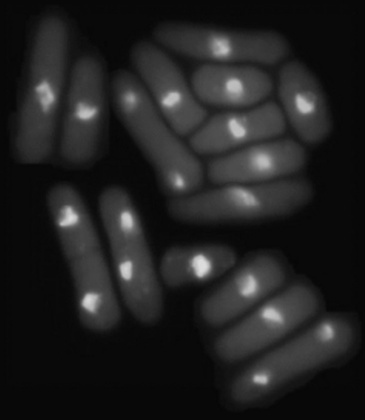
%> input picture tareaCorta3/imagenes/imagen3.jpg, 365 x 420 px, shrunk from 710 x 818 before the run
$ octave umbralldoble.m   (GNU Octave 9; MATLAB toolbox functions it lacks are replaced by stand-ins)
%> lines starting %> are read from the running program, lines starting %| are printed output that depends on the picture; in (x1, y1, x2, y2) boxes, pixels count from 0 and x2, y2 are one past the last pixel; in counts of white or black regions, pixels touching at a corner belong together; the program's own positions count from 1

clc;clear; close all;
pkg load image
function [T1, T2] = metodo_otsu_dos_umbrales(A)
    % Paso 0: Calcular el histograma
    [q, ~] = imhist(A);
    [m, n] = size(A);
    h = q / (m * n); % Histograma normalizado

    % Paso 1: Vector de sumas acumuladas (P)
    p = zeros(256, 1);
    for k = 0:255
        p(k + 1) = sum(h(1:k + 1));
    end

    % Paso 2: Vector de sumas acumuladas con peso (mv)
    mv = zeros(256, 1);
    aux = (0:255)' .* h;
    for k = 0:255
        mv(k + 1) = sum(aux(1:k + 1));
    end

    % Paso 3: Valor máximo de mv (mg)
    mg = mv(256);

    % Paso 4: Calcular la matriz de varianza (S)
    S = zeros(256, 256);
    for k1 = 1:256
        for k2 = k1+1:256
            P1 = p(k1);
            P2 = p(k2) - P1;
            P3 = 1 - p(k2);

            if P1 > 0 && P2 > 0 && P3 > 0
                m1 = mv(k1) / P1;
                m2 = (mv(k2) - mv(k1)) / P2;
                m3 = (mg - mv(k2)) / P3;

                S(k1, k2) = P1 * (m1 - mg)^2 + P2 * (m2 - mg)^2 + P3 * (m3 - mg)^2;
            end
        end
    end

    % Paso 5: Obtener los umbrales T1 y T2 que maximizan S(k1, k2)
    [~, idx] = max(S(:));
    [T1, T2] = ind2sub(size(S), idx);
    T1 = T1 - 1; % Ajuste a índice de umbral en el rango [0,255]
    T2 = T2 - 1;
end

A=imread('imagenes/imagen3.jpg');
%> A is the input picture: size 420x365x3 uint8; min 5, max 221, mean 33.1
[m,n]=size(A)
%> m = 420; n = 1095
[T1, T2] = metodo_otsu_dos_umbrales(A)
%> in metodo_otsu_dos_umbrales, `[q, ~] = imhist(A);`: q = 256 values, max 104976 at index 10, min 0 at index 1, mean 1796.5
%> in metodo_otsu_dos_umbrales, `h = q / (m * n);`: h = 256 values, max 0.228 at index 10, min 0 at index 1, mean 0.00391
%> after the loop in metodo_otsu_dos_umbrales, `for k = 0:255`: p = 256 values from 0 to 1
%> in metodo_otsu_dos_umbrales, `aux = (0:255)' .* h;`: aux = 256 values, max 2.05 at index 10, min 0 at index 1, mean 0.129
%> after the loop in metodo_otsu_dos_umbrales, `for k = 0:255`: mv = 256 values from 0 to 33.1
%> in metodo_otsu_dos_umbrales, `mg = mv(256);`: mg = 33.1
%> after the loop in metodo_otsu_dos_umbrales, `for k1 = 1:256`:
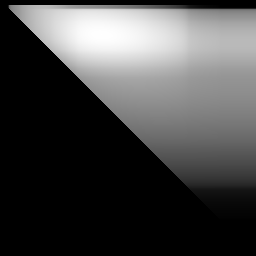
%> S: size 256x256 double; min 0, max 953, mean 262.2; drawn with min black and max white
%> after the loop in metodo_otsu_dos_umbrales, `for k1 = 1:256`: m1 = 33.09; m2 = 221; m3 = 0
%> in metodo_otsu_dos_umbrales, `[~, idx] = max(S(:));`: idx = 25891
%> in metodo_otsu_dos_umbrales, `[T1, T2] = ind2sub(size(S), idx);`: T1 = 35; T2 = 102
%> in metodo_otsu_dos_umbrales, `T1 = T1 - 1;`: T1 = 34
%> in metodo_otsu_dos_umbrales, `T2 = T2 - 1;`: T2 = 101
%> T1 = 34; T2 = 101
C=zeros(m,n);
C(A>T2)=1;
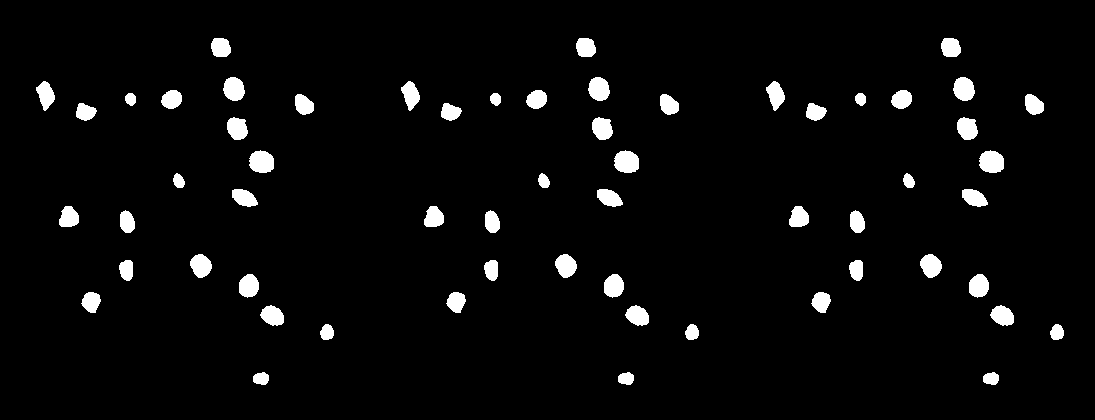
%> C: size 420x1095 double; values 0 (black) and 1 (white), 3.9% white; 60 white regions, largest, box (x1, y1, x2, y2) and area: (249, 150, 274, 173) 461, (614, 150, 639, 173) 461, (979, 150, 1004, 173) 461
C(and(T1<A,A<=T2))=0.5; %T1<A<=T2
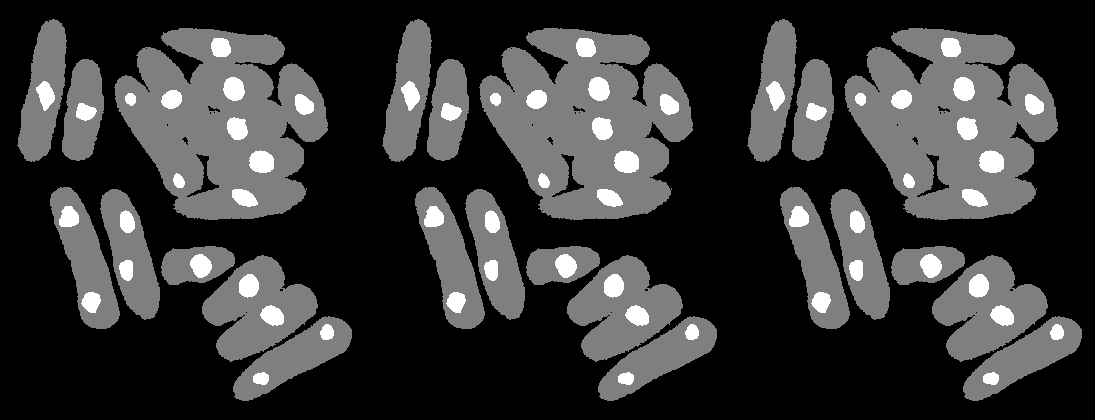
%> C: size 420x1095 double; min 0, max 1, mean 0.212
C(A<=T1)=0;
subplot(1,3,3)
imshow(C)
title('Imagen Umbral Compuesto')

$ run again, with tareaCorta3/imagenes/imagen1.jpg copied over tareaCorta3/imagenes/imagen3.jpg
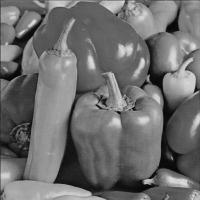
%> input picture tareaCorta3/imagenes/imagen1.jpg, 200 x 200 px
%> A is the input picture: size 200x200 uint8; min 0, max 227, mean 109.9
%> q = 256 values, max 606 at index 99, min 0 at index 226, mean 156.2
%> h = 256 values, max 0.0152 at index 99, min 0 at index 226, mean 0.00391
%> after the loop in metodo_otsu_dos_umbrales, `for k = 0:255`: p = 256 values from 0.0004 to 1
%> aux = 256 values, max 1.49 at index 100, min 0 at index 1, mean 0.429
%> after the loop in metodo_otsu_dos_umbrales, `for k = 0:255`: mv = 256 values from 0 to 109.9
%> mg = 109.9
%> after the loop in metodo_otsu_dos_umbrales, `for k1 = 1:256`:
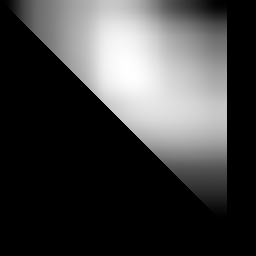
%> S: size 256x256 double; min 0, max 1674.8, mean 430.1; drawn with min black and max white
%> after the loop in metodo_otsu_dos_umbrales, `for k1 = 1:256`: m2 = 224; m3 = 227
%> idx = 32839
%> in metodo_otsu_dos_umbrales, `[T1, T2] = ind2sub(size(S), idx);`: T1 = 71; T2 = 129
%> in metodo_otsu_dos_umbrales, `T1 = T1 - 1;`: T1 = 70
%> in metodo_otsu_dos_umbrales, `T2 = T2 - 1;`: T2 = 128
%> `[T1, T2] = metodo_otsu_dos_umbrales(A)`: T1 = 70; T2 = 128
%> `C(and(T1<A,A<=T2))=0.5;`:
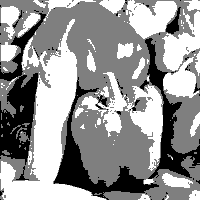
%> C: size 200x200 double; min 0, max 1, mean 0.59

$ run again, with tareaCorta3/imagenes/imagen5.jpg copied over tareaCorta3/imagenes/imagen3.jpg
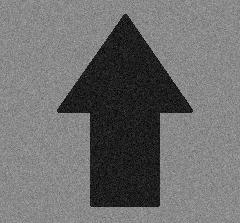
%> input picture tareaCorta3/imagenes/imagen5.jpg, 240 x 223 px
%> A is the input picture: size 223x240 uint8; min 0, max 194, mean 110
%> q = 256 values, max 1703 at index 138, min 0 at index 68, mean 209.1
%> h = 256 values, max 0.0318 at index 138, min 0 at index 68, mean 0.00391
%> after the loop in metodo_otsu_dos_umbrales, `for k = 0:255`: p = 256 values from 0.000841 to 1
%> aux = 256 values, max 4.36 at index 138, min 0 at index 1, mean 0.43
%> after the loop in metodo_otsu_dos_umbrales, `for k = 0:255`: mv = 256 values from 0 to 110
%> mg = 110
%> after the loop in metodo_otsu_dos_umbrales, `for k1 = 1:256`:
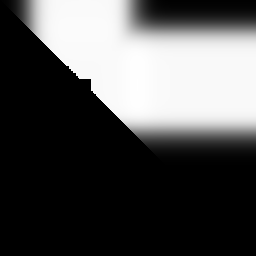
%> S: size 256x256 double; min 0, max 2254.6, mean 713.3; drawn with min black and max white
%> after the loop in metodo_otsu_dos_umbrales, `for k1 = 1:256`: m2 = 194; m3 = 0
%> idx = 35152
%> in metodo_otsu_dos_umbrales, `[T1, T2] = ind2sub(size(S), idx);`: T1 = 80; T2 = 138
%> in metodo_otsu_dos_umbrales, `T1 = T1 - 1;`: T1 = 79
%> in metodo_otsu_dos_umbrales, `T2 = T2 - 1;`: T2 = 137
%> `[T1, T2] = metodo_otsu_dos_umbrales(A)`: T1 = 79; T2 = 137
%> `C(and(T1<A,A<=T2))=0.5;`:
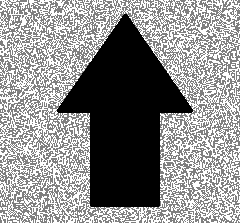
%> C: size 223x240 double; min 0, max 1, mean 0.558
